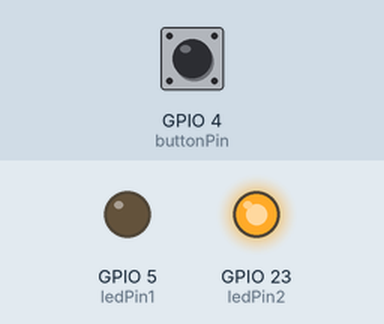
A sketch run on a simulated ESP32. On the bench: output pins drawn as LEDs (lit = HIGH). The inputs (shaded band) are chosen by the test bench; at power-on: GPIO 4 (buttonPin) LOW. What the sketch prints to the serial monitor is not drawn.

Above: at 1.2 s.
1.3 s: GPIO 4 (buttonPin) pulled HIGH for 0.15 s
At 1.37 s:
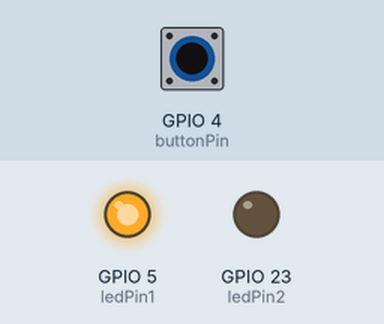
2.9 s: GPIO 4 (buttonPin) pulled HIGH for 3.2 s
At 6.4 s:
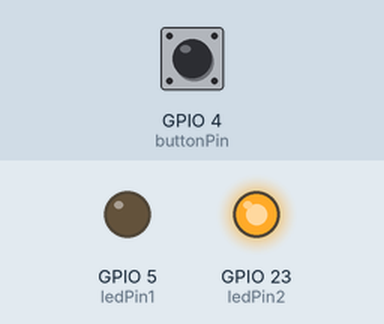
Timing chart, 0 to 7.9 s (numbered marks = the images above; inputs shaded):
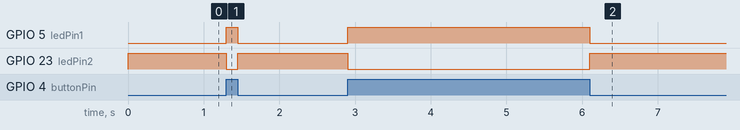

The sketch:

push_button_2.ino
```cpp
// Complete Instructions: https://RandomNerdTutorials.com/esp32-digital-inputs-outputs-arduino/

// set pin numbers
const int buttonPin = 4;  // the number of the pushbutton pin
const int ledPin1 =  5;    // the number of the LED pin
const int ledPin2 =  23;

// variable for storing the pushbutton status
int buttonState = 0;

void setup() {
  Serial.begin(115200);
  // initialize the pushbutton pin as an input
  pinMode(buttonPin, INPUT);
  // initialize the LED pin as an output
  pinMode(ledPin1, OUTPUT);
  pinMode(ledPin2, OUTPUT);
}

void loop() {
  // read the state of the pushbutton value
  buttonState = digitalRead(buttonPin);
  Serial.println(buttonState);
  // check if the pushbutton is pressed.
  // if it is, the buttonState is HIGH
  if (buttonState == HIGH) {
    // turn LED on
    digitalWrite(ledPin1, HIGH);
    digitalWrite(ledPin2, LOW);
  } else {
    // turn LED off
    digitalWrite(ledPin1, LOW);
    digitalWrite(ledPin2, HIGH);
  }
}
```

Measured:
- after the input at 1.3 s, GPIO 5 (ledPin1): LOW → HIGH at once, → LOW 0.15 s later; GPIO 23 (ledPin2): HIGH → LOW at once, → HIGH 0.15 s later
- after the input at 2.9 s, GPIO 5 (ledPin1): LOW → HIGH at once, → LOW 3.2 s later; GPIO 23 (ledPin2): HIGH → LOW at once, → HIGH 3.2 s later
